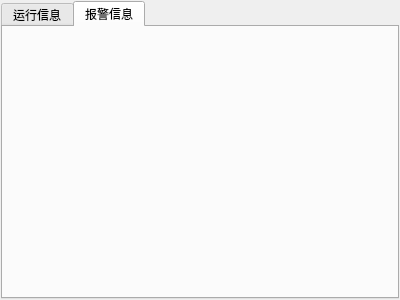
<?xml version="1.0" encoding="UTF-8"?>
<ui version="4.0">
 <class>WidgetTabInfo</class>
 <widget class="QFrame" name="WidgetTabInfo">
  <property name="geometry">
   <rect>
    <x>0</x>
    <y>0</y>
    <width>400</width>
    <height>300</height>
   </rect>
  </property>
  <property name="windowTitle">
   <string>Frame</string>
  </property>
  <layout class="QVBoxLayout" name="verticalLayout" stretch="0">
   <property name="spacing">
    <number>1</number>
   </property>
   <property name="leftMargin">
    <number>1</number>
   </property>
   <property name="topMargin">
    <number>1</number>
   </property>
   <property name="rightMargin">
    <number>1</number>
   </property>
   <property name="bottomMargin">
    <number>1</number>
   </property>
   <item>
    <widget class="QTabWidget" name="tabWidget">
     <property name="currentIndex">
      <number>1</number>
     </property>
     <widget class="QWidget" name="tabRun">
      <attribute name="title">
       <string>运行信息</string>
      </attribute>
     </widget>
     <widget class="QWidget" name="tabAlert">
      <attribute name="title">
       <string>报警信息</string>
      </attribute>
     </widget>
    </widget>
   </item>
  </layout>
 </widget>
 <resources/>
 <connections/>
</ui>
